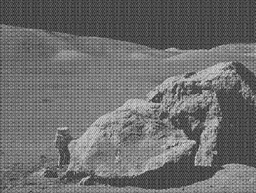
#> input picture moonlanding.png, 256 x 193 px, shrunk from 630 x 474 before the run
$ python fft.py
#> lines starting #> are read from the running program, lines starting #| are printed output that depends on the picture
import argparse
import cv2
import math
import numpy as np
import matplotlib.pyplot as plt
import matplotlib.colors as colors
import time
import statistics
def mode(mode, image_path):
    #read in image

#> called with mode = 1, image_path = 'moonlanding.png'
    img = plt.imread(image_path).astype(float)
#> img: shape (193, 256) float64; min 0.102, max 0.878, mean 0.425

    height,width= img.shape
#> height = 193; width = 256
    #pad the image
    new_width = image_pad(width)
#> new_width = 256
    new_height = image_pad(height)
#> new_height = 256

    new_size = (new_width, new_height)
#> new_size = (256, 256)
    im = cv2.resize(img, new_size, interpolation=cv2.INTER_AREA)
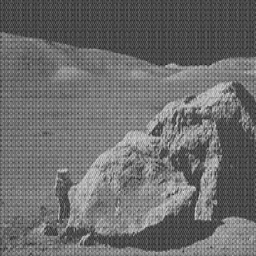
#> im: shape (256, 256) float64; min 0.102, max 0.878, mean 0.425


    if mode == 1:
        ftt_img = fast_2D(im)
        plt.figure("Mode 1")
        plt.subplot(1,2,1), plt.imshow(img, cmap = 'gray'), plt.xticks([]), plt.yticks([])
        plt.subplot(1,2,2), plt.imshow(np.abs(ftt_img), norm=colors.LogNorm()), plt.xticks([]), plt.yticks([])
        plt.show()

    if mode == 2:
        filt = 0.12
        n_filt = 1 - filt
        ftt_img = fast_2D(im)
        h, w = ftt_img.shape
        lower_bound_h = int(filt*h)
        upper_bound_h = int(h*n_filt)
        lower_bound_w = int(w*filt)
        upper_bound_w = int(w*n_filt)
        ftt_img[lower_bound_h:upper_bound_h, :] = 0.0
        ftt_img[:,lower_bound_w:upper_bound_w] = 0.0

        denoised_img = IDFT_2D(ftt_img).real
        plt.subplot(1,2,1), plt.imshow(img, cmap = 'gray'), plt.xticks([]), plt.yticks([])
        plt.subplot(1,2,2), plt.imshow(denoised_img, cmap = 'gray'), plt.xticks([]), plt.yticks([])
        plt.show()

    if mode==3:
        ftt_img = fast_2D(im)
        height, width = ftt_img.shape
        compession_levels = [19, 38, 57, 76, 95]
        img_list = []
        for i in range(5):
            opp = 100 - compession_levels[i]
            lower_bound = np.percentile(ftt_img, opp//2)
            upper_bound = np.percentile(ftt_img, 100 - opp//2)
            filtered = ftt_img * np.logical_or(ftt_img <= lower_bound, ftt_img >= upper_bound)
            inversed = IDFT_2D(filtered).real
            img_list.append(inversed)

        plt.subplot(2,3,1), plt.imshow(img, cmap = 'gray'), plt.xticks([]), plt.yticks([])
        plt.subplot(2,3,2), plt.imshow(img_list[0], cmap = 'gray'), plt.xticks([]), plt.yticks([])
        plt.subplot(2,3,3), plt.imshow(img_list[1], cmap = 'gray'), plt.xticks([]), plt.yticks([])
        plt.subplot(2,3,4), plt.imshow(img_list[2], cmap = 'gray'), plt.xticks([]), plt.yticks([])
        plt.subplot(2,3,5), plt.imshow(img_list[3], cmap = 'gray'), plt.xticks([]), plt.yticks([])
        plt.subplot(2,3,6), plt.imshow(img_list[4], cmap = 'gray'), plt.xticks([]), plt.yticks([])

        plt.show()

    if mode == 4:
        count = 5
        lower_bound = 2**count
        num_of_runs = 10
        dft_mean = []
        dft_sd = []
        size = []
        while lower_bound <= 2**10:
            size.append(lower_bound)
            print(f'executing for size {lower_bound}')
            arr = np.random.rand(lower_bound, lower_bound)

            timer_arr = []
            for i in range(num_of_runs):
                start = time.time()
                fast_2D(arr)
                end = time.time() - start
                timer_arr.append(end)

            mean = statistics.mean(timer_arr)
            dft_mean.append(mean)
            sd = statistics.stdev(timer_arr)
            dft_sd.append(sd)
            print(f'for 10 runs the mean was {mean} and the standard deviation was {sd}')

            count = count + 1
            lower_bound = 2**count

        plt.subplot(1, 3, 1), plt.errorbar(size, dft_mean, yerr=dft_sd, fmt='b'),  plt.plot(size, dft_mean, label='DFT mean'), plt.xlabel('Size'), plt.ylabel('Runtime Mean')
        plt.subplot(1, 3, 3), plt.plot(size, dft_sd, label='DFT SD'), plt.xlabel('Size'), plt.ylabel('Runtime SD')
        plt.show()


def filter_mode_three(height, width, img, level):
    for i in range(width):
        for j in range(height):
            if (int(abs(img[j,i]))< level):
                img[j,i] = complex(0,0)

    return img


def IDFT_Naive(array):
    array = np.asarray(array,dtype=complex)
    N = array.shape[0]
    X = np.array([[np.exp(2j * np.pi * v * y / N) for v in range(N)] for y in range(N)])
    return 1/N * np.dot(X,array)


def IDFT_2D(input2DArray):
    input2DArray = np.asarray(input2DArray, dtype=complex)
    return np.array(list(map(lambda a: a / (len(input2DArray) * len(input2DArray[0])), IDFT_fast(IDFT_fast(input2DArray).T).T)))

def IDFT_fast(input2DArray):
    N = input2DArray.shape[1]
    if N <= 16:
        arr = []
        for i in range(input2DArray.shape[0]):
            arr.append(IDFT_Naive(input2DArray[i, :]))
        return np.array(arr)

    else:
        even = IDFT_fast(input2DArray[:, ::2])
        odd = IDFT_fast(input2DArray[:, 1::2])
        fact = []
        for _ in range(input2DArray.shape[0]):
            fact.append(np.exp(2j * np.pi * np.arange(N) / N))
        factor = np.array(fact)

        ans = []
        ans.append(even + np.multiply(factor[:, :int(N / 2)], odd))
        ans.append(even + np.multiply(factor[:, int(N / 2):], odd))
        return np.hstack(ans)

def fast_2D(img):
    img = np.asarray(img, dtype=complex)
    height, width = img.shape
#> height = 256; width = 256
    ans = np.zeros((height, width), dtype=complex)

    for column in range(width):
        ans[:, column] = FFT_1D(img[:,column])

    for row in range(height):
        ans[row, :] = FFT_1D(ans[row, :])

    return ans

def FFT_1D(array):
    array = np.asarray(array, dtype=complex)
    N = array.shape[0]

    if N == 16:
        return DFT_Naive(array)
    else:
        even = FFT_1D(array[::2])
        odd = FFT_1D(array[1::2])
        n_idx = np.arange(N)
        f = np.exp(-2j * np.pi * n_idx / N)

        return np.concatenate([even + f[:N // 2] * odd,

                               even + f[N // 2:] * odd])


def DFT_Naive(array):

    array = np.asarray(array, dtype=complex)
    N = array.shape[0]

    X = np.array([[np.exp(-2j * np.pi * v * y / N) for v in range(N)] for y in range(N)])

    return np.dot(X,array)


def image_pad(dim):
    if dim == 0:
        return 1
    else:
        return 2 ** (dim-1).bit_length()

def __main__():
    parser = argparse.ArgumentParser()
    parser.add_argument('-m', type=int, default=1, dest='mode', action='store')
    parser.add_argument('-i', type=str, default='moonlanding.png', dest='image_path', action='store')

    mode(parser.parse_args().mode, parser.parse_args().image_path)
#> in mode, `plt.show()`:
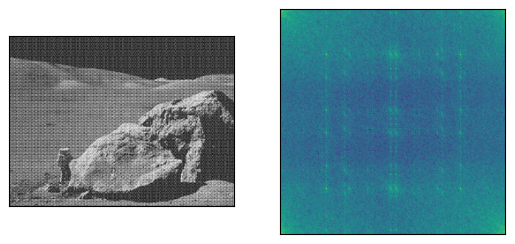
#> figure drawn by matplotlib, 2 panels


if __name__ == "__main__":
    __main__()
